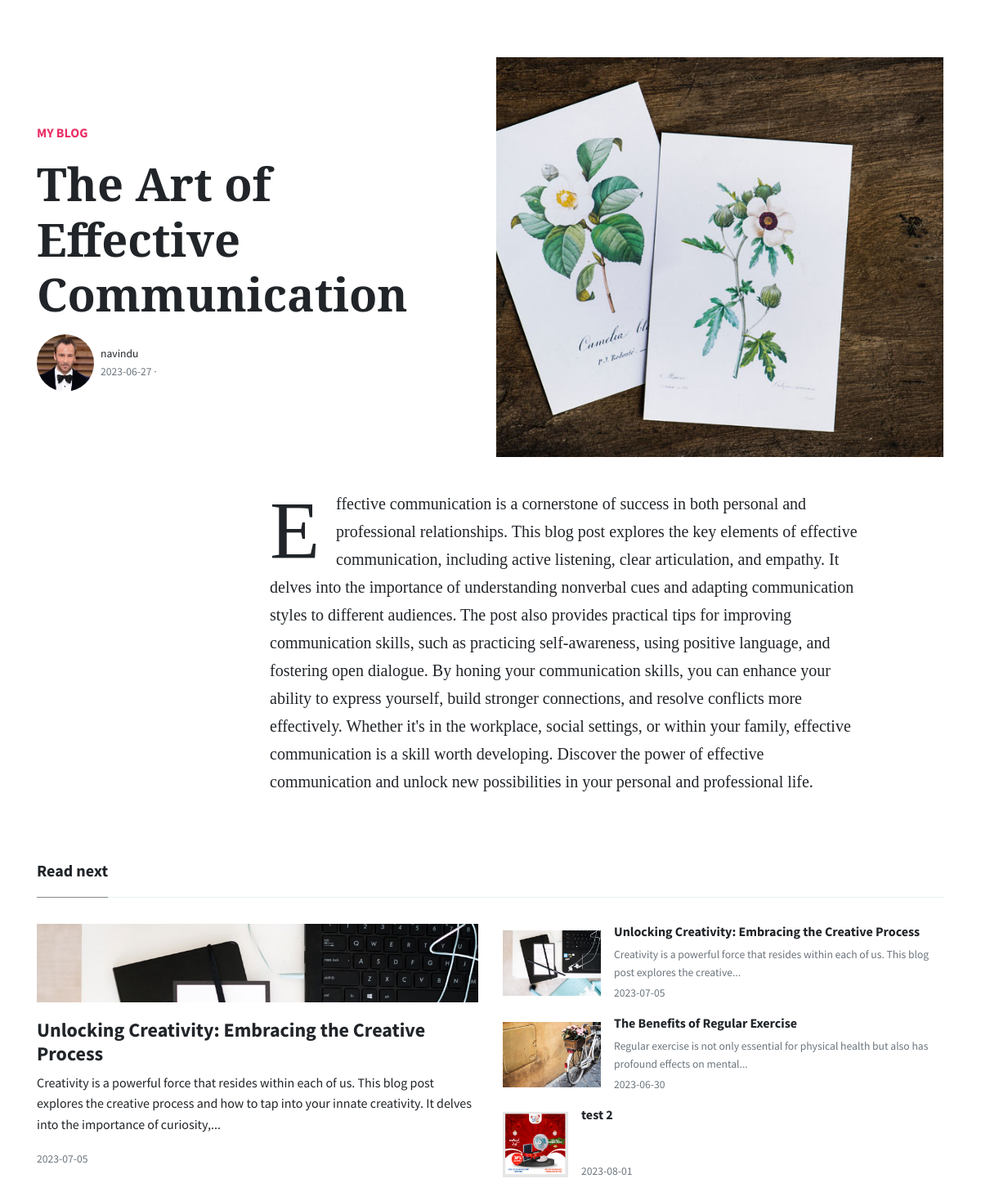
/article.php?artid=2, run on the app's committed database.
### tables this page shows
CREATE TABLE `MyBlog` (
  `Id` int(11) NOT NULL,
  `Title` text DEFAULT NULL,
  `Description` text DEFAULT NULL,
  `picture` text DEFAULT NULL,
  `date` date DEFAULT NULL,
  `LikeCount` text DEFAULT NULL
);

CREATE TABLE `Detila` (
  `Id` int(11) NOT NULL,
  `Name` text DEFAULT NULL,
  `Role` text DEFAULT NULL,
  `AboutMe` text DEFAULT NULL,
  `Country` text DEFAULT NULL,
  `Profile_Pic` text DEFAULT NULL,
  `Bg_picture1` text DEFAULT NULL,
  `Bg_picture2` text DEFAULT NULL,
  `Skill_desc` text DEFAULT NULL,
  `email` varchar(255) DEFAULT NULL,
  `address` varchar(255) DEFAULT NULL,
  `telephone` varchar(20) DEFAULT NULL,
  `Cv` text DEFAULT NULL,
  `hirebanner` int(11) DEFAULT NULL
);

### article.php (the view, shortened to what this page needs)
<?php
require_once './connection.php';
if(isset($_GET['artid'])){
    $id = $_GET['artid'];
    $sql ="SELECT * FROM MyBlog WHERE id ='$id'";
    $result = $conn->query($sql);
}else{
    header("Location: ./index.php");
}
?>
<!DOCTYPE html>
<html lang="en">
<head>
<link rel="stylesheet" href="https://use.fontawesome.com/releases/v5.3.1/css/all.css">
<link href="./main.css" rel="stylesheet"/>
</head>
<body>
<?php
    while($row= $result->fetch_assoc()) {
?>
<div class="container">
	<div class="jumbotron jumbotron-fluid mb-3 pl-0 pt-0 pb-0 bg-white position-relative">
		<div class="h-100 tofront">
			<div class="row justify-content-between">
				<div class="col-md-6 pt-6 pb-6 pr-6 align-self-center">
					<p class="text-uppercase font-weight-bold">
						<a class="text-danger" href="./index.php">My blog</a>
					</p>
					<h1 class="display-4 secondfont mb-3 font-weight-bold"><?php echo $row['Title'];?></h1>
					<div class="d-flex align-items-center">
                    <?php
                            $sql1 = "SELECT * FROM Detila";
                            $result1 = $conn->query($sql1);
                            while($row1= $result1->fetch_assoc()) { ?>
						<img class="rounded-circle" src="Assets/profile/<?php echo $row1['Profile_Pic'] ?>" width="70">
						<small class="ml-2">
                        <?php
                                echo $row1['Name'];
                            }
                        ?>
                        <span class="text-muted d-block"><?php echo $row['date'];?> &middot;</span>
						</small>
					</div>
				</div>
				<div class="col-md-6 pr-0">
					<img src="Assets/blog/<?php echo $row['picture']?>" style="height: 100%;object-fit: cover;">
				</div>
			</div>
		</div>
	</div>
</div>
<div class="container pt-4 pb-4">
	<div class="row justify-content-center">
		<div class="col-lg-2 pr-4 mb-4 col-md-12">
			<div class="sticky-top text-center">
			</div>
		</div>
		<div class="col-md-12 col-lg-8">
			<article class="article-post">
			<p>
                <?php echo $row['Description'] ?>
			</p>
			</article>
		</div>
	</div>
</div>
<div class="container pt-4 pb-4">
	<h5 class="font-weight-bold spanborder"><span>Read next</span></h5>
	<div class="row">
		<div class="col-lg-6">
        <?php
                $sql2 = "SELECT * FROM MyBlog WHERE id <> '$id' ORDER BY RAND() LIMIT 1";
                $result2 = $conn->query($sql2);
                while($row2= $result2->fetch_assoc()) {?>
			<div class="card border-0 mb-4 box-shadow h-xl-300">
				<div style="background-image: url(Assets/blog/<?php echo $row2['picture']?>); height: 150px; background-size: cover; background-repeat: no-repeat;">
				</div>
				<div class="card-body px-0 pb-0 d-flex flex-column align-items-start">
					<h2 class="h4 font-weight-bold">
					<a class="text-dark" href="./article.php?artid=<?php echo $row2['Id'];?>"><?php echo $row2['Title']?></a>
					</h2>
					<p class="card-text">
                        <?php
                                $part = substr($row2['Description'], 0, 200);
                                $lastSpace = strrpos($part, ' ');
                                $part = substr($part, 0, $lastSpace);
                                echo $part . "...";
                        ?>
					</p>
					<div>
						<small class="text-muted"><?php echo $row2['date']?></small>
					</div>
				</div>
                <?php }?>
			</div>
		</div>
		<div class="col-lg-6">
            <div class="flex-md-row mb-4 box-shadow h-xl-300">
        <?php
                $sql3 = "SELECT * FROM MyBlog WHERE id <> '$id' ORDER BY RAND() LIMIT 3";
                $result3 = $conn->query($sql3);
                while($row3= $result3->fetch_assoc()) {?>
				<div class="mb-3 d-flex align-items-center">
					<img height="80" src="/Assets/blog/<?php echo $row3['picture']?>">
					<div class="pl-3">
						<h2 class="mb-2 h6 font-weight-bold">
						<a class="text-dark" href="./article.php?artid=<?php echo $row3['Id'];?>"><?php echo $row3['Title']?></a>
						</h2>
						<div class="card-text text-muted small">
                        <?php
                                $part = substr($row3['Description'], 0, 100);
                                $lastSpace = strrpos($part, ' ');
                                $part = substr($part, 0, $lastSpace);
                                echo $part . "...";
                        ?>
						</div>
						<small class="text-muted"><?php echo $row3['date']?></small>
					</div>
				</div>
        <?php } ?>
			</div>
		</div>
	</div>
</div>
<?php } ?>
</body>
</html>

### data on the page
myblog: Title "The Art of Effective Communication", date "2023-06-27", picture (picture), Description "Effective communication is a cornerstone of success in both personal and professional relationships. This blog post explores the key elements of effective communication, including active listening, clear articulation, and empathy. It delves into the importance of understanding nonverbal cues and adapting communication styles to different audiences. The post also provides practical tips for improving communication skills, such as practicing self-awareness, using positive language, and fostering open dialogue. By honing your communication skills, you can enhance your ability to express yourself, build stronger connections, and resolve conflicts more effectively. Whether it's in the workplace,…"
detila: Profile_Pic (picture), Name "navindu"
myblog: picture (picture), Title "Unlocking Creativity: Embracing the Creative Process", Description "Creativity is a powerful force that resides within each of us. This blog post explores the creative process and how to tap into your innate creativity. It delves into the importance of curiosity,", date "2023-07-05", Description "Creativity is a powerful force that resides within each of us. This blog post explores the creative"
myblog: picture (picture), Title "The Benefits of Regular Exercise", Description "Regular exercise is not only essential for physical health but also has profound effects on mental", date "2023-06-30"
myblog: picture (picture), Title "test 2", date "2023-08-01"
